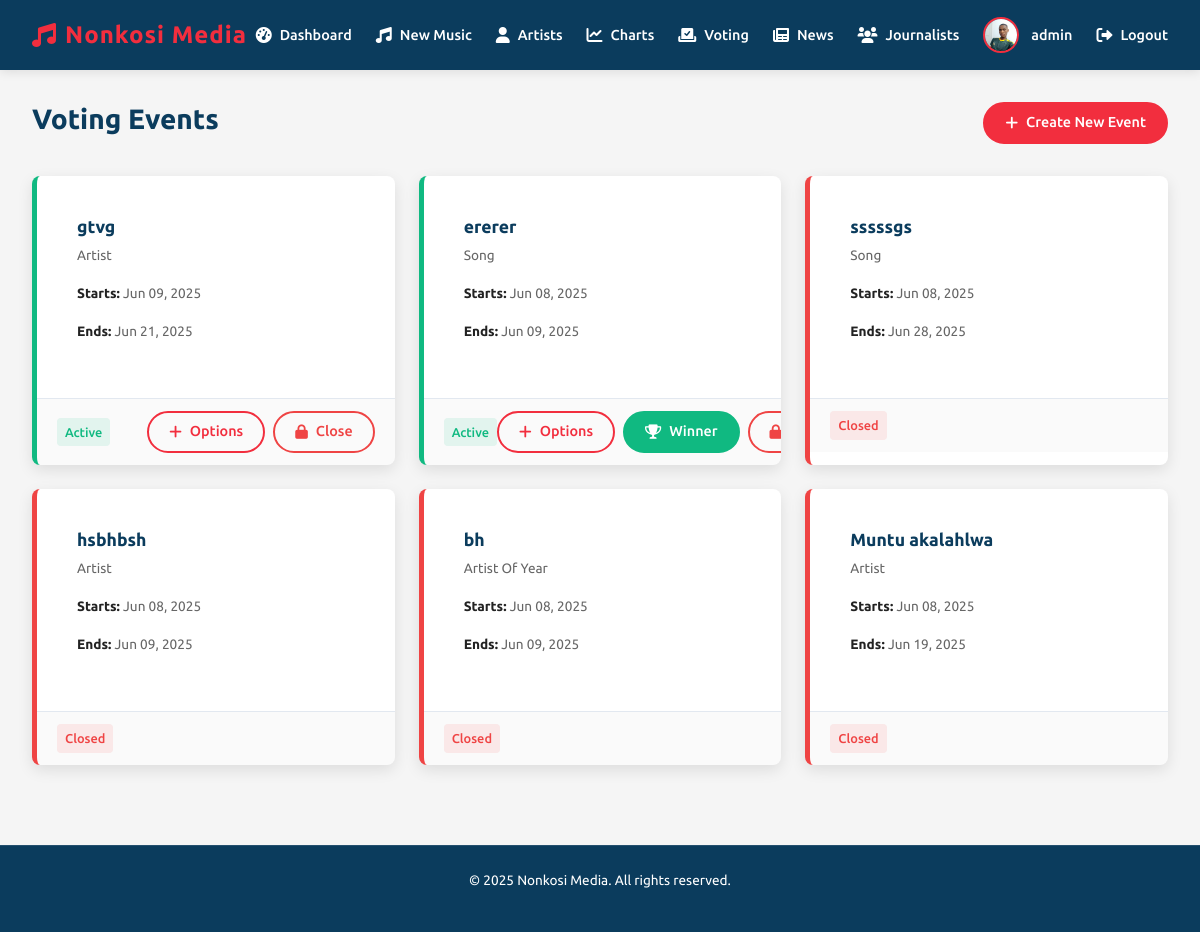
/admin/voting_events (signed in), run on an earlier commit of the app's database.
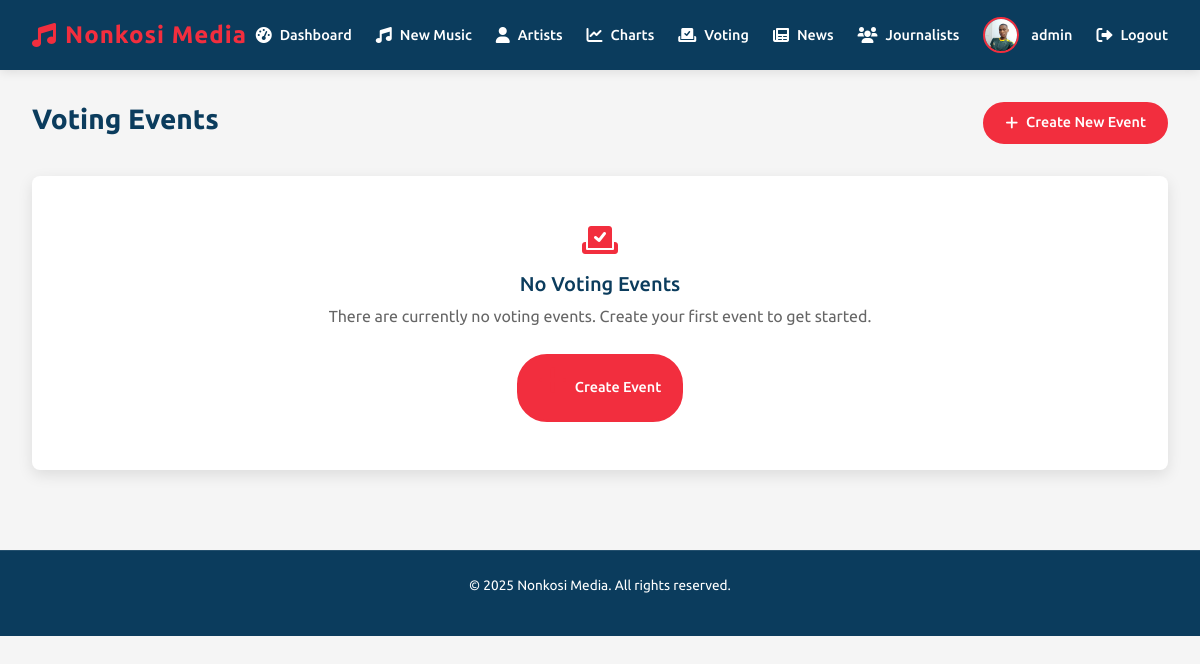
And on a later commit of the database.
### app.py (models this page shows, shortened)
class User(db.Model, UserMixin):
    id = db.Column(db.Integer, primary_key=True)
    username = db.Column(db.String(50), unique=True, nullable=False)
    email = db.Column(db.String(120), unique=True, nullable=False)
    password = db.Column(db.String(60), nullable=False)
    role = db.Column(db.String(20), nullable=False, default='user')
    profile_pic = db.Column(db.String(100), nullable=False, default='default.jpg')
    last_seen = db.Column(db.DateTime, default=datetime.utcnow)
    articles = db.relationship('News', backref='author', lazy=True)  # This creates the relationship

class VoteEvent(db.Model):
    id = db.Column(db.Integer, primary_key=True)
    title = db.Column(db.String(100), nullable=False)  # e.g. "Song of the Month - June 2025"
    category = db.Column(db.String(50), nullable=False)  # 'song', 'artist', 'song_of_year', 'artist_of_year'
    start_date = db.Column(db.DateTime, nullable=False, default=datetime.utcnow)
    end_date = db.Column(db.DateTime, nullable=False)
    is_active = db.Column(db.Boolean, default=True)
    options = db.relationship('VoteOption', backref='vote_event', lazy=True, cascade='all, delete-orphan')
    votes = db.relationship('VoteRecord', backref='vote_event', lazy=True, cascade='all, delete-orphan')

### app.py (the view)
@app.route('/admin/voting_events')
@login_required
def voting_events():
    if current_user.role != 'admin':
        flash('You are not authorized to access this page', 'error')
        return redirect(url_for('home'))
    events = VoteEvent.query.order_by(VoteEvent.start_date.desc()).all()
    return render_template('voting_events.html', events=events)

### app.py (called while the page is built)
@login_manager.user_loader
def load_user(user_id):
    return User.query.get(int(user_id))

@app.context_processor
def inject_datetime():
    return {'datetime': datetime}

### templates/voting_events.html (shortened to what this page needs)
<!DOCTYPE html>
<html lang="en">
<head>
  <link rel="stylesheet" href="https://cdnjs.cloudflare.com/ajax/libs/font-awesome/6.0.0/css/all.min.css">
  <link href="https://cdn.jsdelivr.net/npm/bootstrap@5.3.0/dist/css/bootstrap.min.css" rel="stylesheet">
</head>
<body>
  <header class="header">
    <div class="logo">
      <i class="fas fa-music"></i>
      <span>Nonkosi Media</span>
    </div>
    <nav class="nav-links">
      <a href="/admin">
        <i class="fas fa-tachometer-alt"></i>
        <span>Dashboard</span>
      </a>
      <a href="/admin/upcoming_music">
        <i class="fas fa-music"></i>
        <span>New Music</span>
      </a>
      <a href="/admin/artists">
        <i class="fas fa-user"></i>
        <span>Artists</span>
      </a>
      <a href="/admin/charts_manager">
        <i class="fas fa-chart-line"></i>
        <span>Charts</span>
      </a>
      <a href="/admin/voting_events" class="active">
        <i class="fas fa-vote-yea"></i>
        <span>Voting</span>
      </a>
      <a href="/admin/news">
        <i class="fas fa-newspaper"></i>
        <span>News</span>
      </a>
      <a href="/admin/manage_journalists">
        <i class="fas fa-users"></i>
        <span>Journalists</span>
      </a>
      <div class="user-profile">
        <img src="/static/uploads/profile_pics/IMG_20231016_190958~2.jpg" alt="Admin">
        <span>{{ current_user.username }}</span>
      </div>
      <a href="/logout">
        <i class="fas fa-sign-out-alt"></i>
        <span>Logout</span>
      </a>
    </nav>
  </header>
  <main class="container">
    <div class="page-header">
      <h1 class="page-title">Voting Events</h1>
      <a href="{{ url_for('create_voting_event') }}" class="btn">
        <i class="fas fa-plus"></i> Create New Event
      </a>
    </div>
    {% if events %}
    <div class="events-grid">
      {% for event in events %}
      <div class="event-card {% if event.is_active %}active{% else %}closed{% endif %}">
        <a href="{{ url_for('voting_event_details', event_id=event.id) }}" class="card-clickable-area">
          <div class="event-content">
            <h3 class="event-title">{{ event.title }}</h3>
            <p class="event-category">{{ event.category.replace('_', ' ').title() }}</p>
            <div class="event-dates">
              <p><strong>Starts:</strong> {{ event.start_date.strftime('%b %d, %Y') }}</p>
              <p><strong>Ends:</strong> {{ event.end_date.strftime('%b %d, %Y') }}</p>
            </div>
          </div>
        </a>
        <div class="event-footer">
          <span class="event-status {% if event.is_active %}status-active{% else %}status-closed{% endif %}">
            {% if event.is_active %}Active{% else %}Closed{% endif %}
          </span>
          <div class="event-actions">
            {% if event.is_active %}
              <a href="{{ url_for('add_voting_options', event_id=event.id) }}"
                 class="btn btn-outline btn-sm">
                <i class="fas fa-plus"></i> Options
              </a>
              {% if datetime.utcnow() > event.end_date %}
                <a href="{{ url_for('announce_winner', event_id=event.id) }}"
                   class="btn btn-sm" style="background-color: var(--success); border-color: var(--success);">
                  <i class="fas fa-trophy"></i> Winner
                </a>
              {% endif %}
              <a href="{{ url_for('close_voting_event', event_id=event.id) }}"
                 class="btn btn-outline btn-sm" style="border-color: var(--danger); color: var(--danger);">
                <i class="fas fa-lock"></i> Close
              </a>
            {% endif %}
          </div>
        </div>
      </div>
      {% endfor %}
    </div>
    {% else %}
    <div class="empty-state">
      <i class="fas fa-vote-yea"></i>
      <h3>No Voting Events</h3>
      <p>There are currently no voting events. Create your first event to get started.</p>
      <a href="{{ url_for('create_voting_event') }}" class="btn">
        <i class="fas fa-plus"></i> Create Event
      </a>
    </div>
    {% endif %}
  </main>
  <footer>
    <p>© {{ datetime.now().year }} Nonkosi Media. All rights reserved.</p>
  </footer>
</body>
</html>

### templates/voting_events.html (style rules this page uses)
:root { --primary: #0b3c5d; --secondary: #f22e3e; --dark: #222; --light: #f5f5f5; --accent: #103b6f; --gray: #666; --light-gray: #e2e8f0; --success: #10b981; --warning: #f59e0b; --danger: #ef4444; }
* { box-sizing: border-box; margin: 0; padding: 0; }
body { font-family: 'Ubuntu', sans-serif; background-color: var(--light); color: var(--dark); line-height: 1.6; }
.header { background-color: var(--primary); color: white; padding: 1rem 2rem; display: flex; justify-content: space-between; align-items: center; position: sticky; top: 0; z-index: 100; box-shadow: 0 2px 10px rgba(0,0,0,0.1); }
.header .logo { font-size: 1.5rem; font-weight: 700; color: var(--secondary); display: flex; align-items: center; gap: 0.5rem; letter-spacing: 1px; }
.logo i { color: var(--secondary); }
.nav-links { display: flex; align-items: center; gap: 1.5rem; }
.nav-links a { color: white; text-decoration: none; font-weight: 500; font-size: 0.9rem; display: flex; align-items: center; gap: 0.5rem; transition: color 0.2s; padding: 5px 0; position: relative; }
.nav-links a::after { content: ''; position: absolute; bottom: 0; left: 0; width: 0; height: 2px; background-color: var(--secondary); transition: width 0.3s; }
.nav-links a i { font-size: 1rem; }
.user-profile { display: flex; align-items: center; gap: 0.75rem; }
.user-profile img { width: 36px; height: 36px; border-radius: 50%; object-fit: cover; border: 2px solid var(--secondary); }
.user-profile span { font-weight: 500; font-size: 0.9rem; color: white; }
.container { padding: 2rem; max-width: 1400px; margin: 0 auto; }
.page-header { display: flex; justify-content: space-between; align-items: center; margin-bottom: 2rem; }
.page-title { font-size: 1.75rem; font-weight: 700; color: var(--primary); }
.btn { display: inline-flex; align-items: center; gap: 0.5rem; background-color: var(--secondary); color: white; padding: 0.5rem 1.25rem; border-radius: 30px; font-size: 0.9rem; font-weight: 500; text-decoration: none; transition: all 0.3s; border: 2px solid var(--secondary); }
.btn i { font-size: 0.9rem; }
.empty-state { text-align: center; padding: 3rem; background-color: white; border-radius: 0.5rem; box-shadow: 0 5px 15px rgba(0,0,0,0.1); }
.empty-state i { font-size: 2rem; color: var(--secondary); margin-bottom: 1rem; }
.empty-state h3 { font-size: 1.25rem; color: var(--primary); margin-bottom: 0.5rem; }
.empty-state p { color: var(--gray); margin-bottom: 1.5rem; }
footer { background-color: var(--primary); padding: 1.5rem 2rem; margin-top: 3rem; text-align: center; font-size: 0.85rem; color: white; border-top: 1px solid rgba(255,255,255,0.1); }

What changed in the data, as far as the page shows it:
removed VoteEvent: title "gtvg", category.replace "Artist", start_date "Jun 09, 2025", end_date "Jun 21, 2025", is_active "Active"
removed VoteEvent: title "ererer", category.replace "Song", start_date "Jun 08, 2025", end_date "Jun 09, 2025", is_active "Active"
removed VoteEvent: title "sssssgs", category.replace "Song", start_date "Jun 08, 2025", end_date "Jun 28, 2025", is_active "Closed"
removed VoteEvent: title "hsbhbsh", category.replace "Artist", start_date "Jun 08, 2025", end_date "Jun 09, 2025", is_active "Closed"
removed VoteEvent: title "bh", category.replace "Artist Of Year", start_date "Jun 08, 2025", end_date "Jun 09, 2025", is_active "Closed"
removed VoteEvent: title "Muntu akalahlwa", category.replace "Artist", start_date "Jun 08, 2025", end_date "Jun 19, 2025", is_active "Closed"
Also different on the page:
text now shown: "No Voting Events There are currently no voting events. Create your first event to get started. Create Event"
